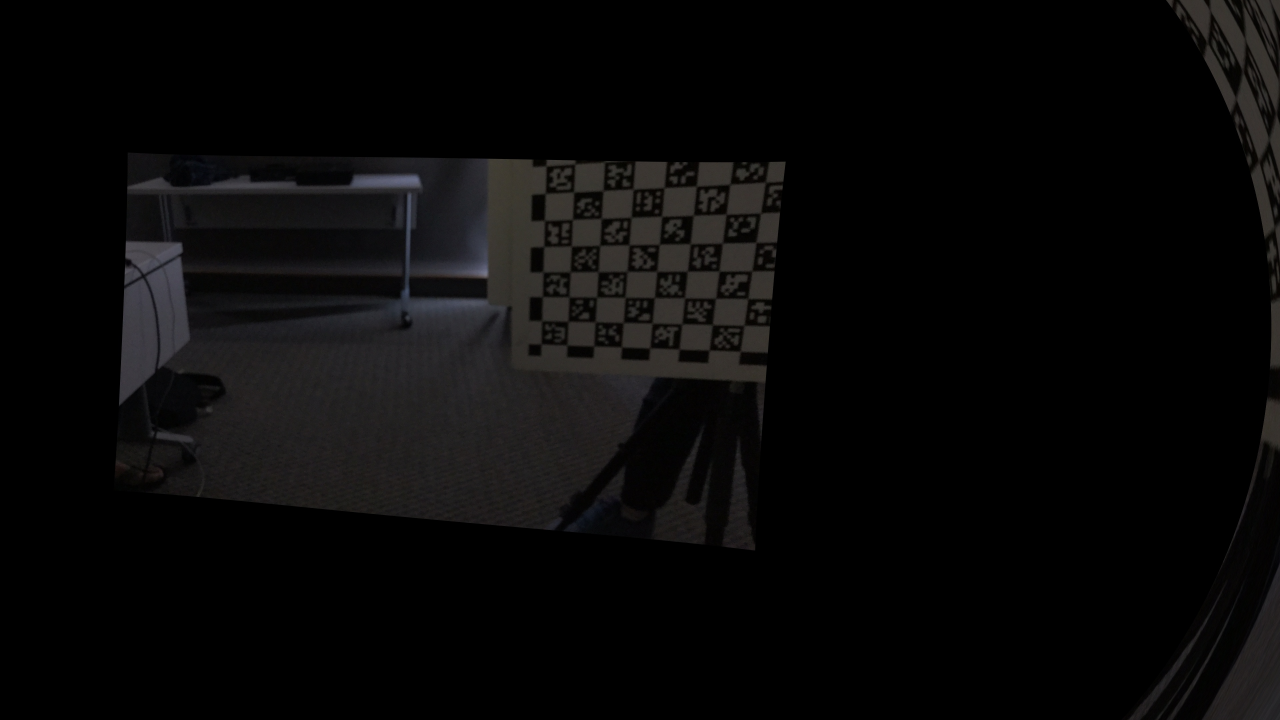
//> input picture Calibration_Real/06.12.2019/rectified images/left_rectified_0.jpg, 3840 x 2160 px (shown at 1/3 size)
$ ./imdiff '../Calibration_Real/06.12.2019/rectified images/left_rectified_0.jpg' '../Calibration_Real/06.12.2019/rectified images/left_rectified_3.jpg'   (built with g++ and OpenCV 4)
//> lines starting //> are read from the running program, lines starting //| are printed output that depends on the picture
/* imdiff.cpp - visual alignment of two images
 *
 * imdiff.cpp is a useful program that can be used for visual alignment of two images.
 * It is useful especially when comparing rectified stereo images.
 *
 */

#include <stdio.h>
#include "opencv2/opencv.hpp"

using namespace cv;
using namespace std;

Mat im0, im1;
Mat im1t; // transformed image 1
Mat imd; // "difference" image
const char *win = "imdiff";
float dx = 26;
int dxval = dx+20;
float dy = 0;
float startx = 9999;
float starty = 9999;

void imdiff()
{
    float s = 1;
    Mat T1 = (Mat_<float>(2,3) << s, 0, dx, 0, s, dy);
    warpAffine(im1, im1t, T1, im1.size());
    addWeighted(im0, 1, im1t, -1, 128, imd);
    char txt[100];
    sprintf(txt, "dx=%g  dy=%g", dx, dy);
    putText(imd, txt, Point(5, 10), FONT_HERSHEY_PLAIN, 0.8, Scalar(255, 255, 255));
    imshow(win, imd);
}

void changedx(int, void *)
{
    dx = dxval-20;
    imdiff();
}

static void onMouse( int event, int x, int y, int, void* )
{
    //printf("x=%d y=%d    ", x, y);
    //printf("dx=%g dy=%g\n", dx, dy);
    if (event == CV_EVENT_LBUTTONDOWN) {
	startx = x-dx;
	starty = y-dy;
    } else if (event == CV_EVENT_LBUTTONUP) {
	startx = 9999;
	starty = 9999;
	printf("calling imdiff: dx=%g dy=%g\n", dx, dy);
	waitKey(1);
	imdiff();
    } else if (event == CV_EVENT_MOUSEMOVE && startx < 9999) {
	dx = x - startx;
	dy = y - starty;
	imdiff();
    }
}

void help() {
  printf("j l - left right\n");
  printf(", . - left right small step\n");
  printf("i k - up down small step\n");
  printf("a s - original left right images");
  printf("space - reset dx, dy\n");
  printf("ESC, q - quit\n");
}

int main(int argc, char ** argv)
{
    if (argc < 3) {
	fprintf(stderr, "usage: %s im1 im2\n", argv[0]);
	exit(1);
    }

    im0 = imread(argv[1], 1);
//> im0 is the input picture: 2160 rows x 3840 cols, CV_8UC3; mean B, G, R 8.4, 8.4, 8.9
    if (!im0.data) {
	fprintf(stderr, "cannot read image %s\n", argv[1]);
	exit(1);
    }
    im1 = imread(argv[2], 1);
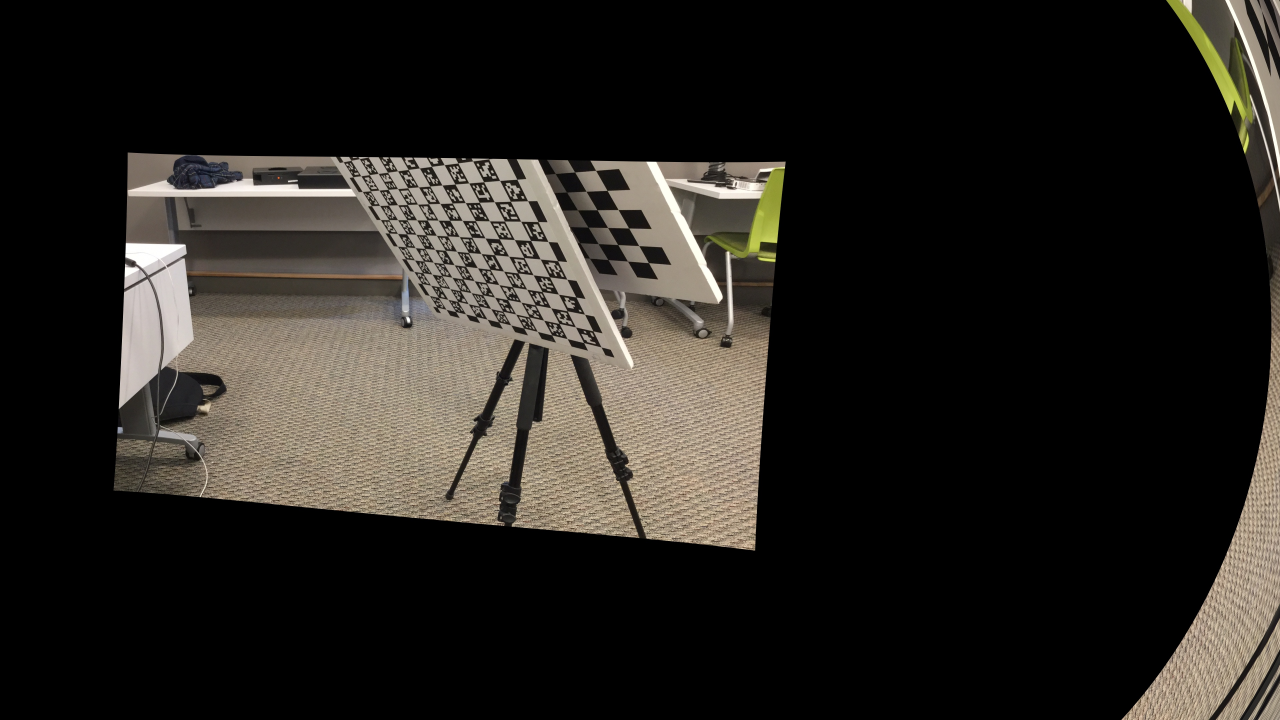
//> input picture Calibration_Real/06.12.2019/rectified images/left_rectified_3.jpg, 3840 x 2160 px (shown at 1/3 size)
//> im1 is the input picture: 2160 rows x 3840 cols, CV_8UC3; mean B, G, R 31.3, 35.7, 38.8
    if (!im1.data) {
	fprintf(stderr, "cannot read image %s\n", argv[2]);
	exit(1);
    }

    // convert to gray
    //cvtColor(im0, im0bw, CV_RGB2GRAY );
    //cvtColor(im1, im1bw, CV_RGB2GRAY );

    namedWindow(win, CV_WINDOW_AUTOSIZE);
    createTrackbar("dx", win, &dxval, 100, changedx);
    setMouseCallback(win, onMouse);
    imdiff();
//> in imdiff, `warpAffine(im1, im1t, T1, im1.size());`:
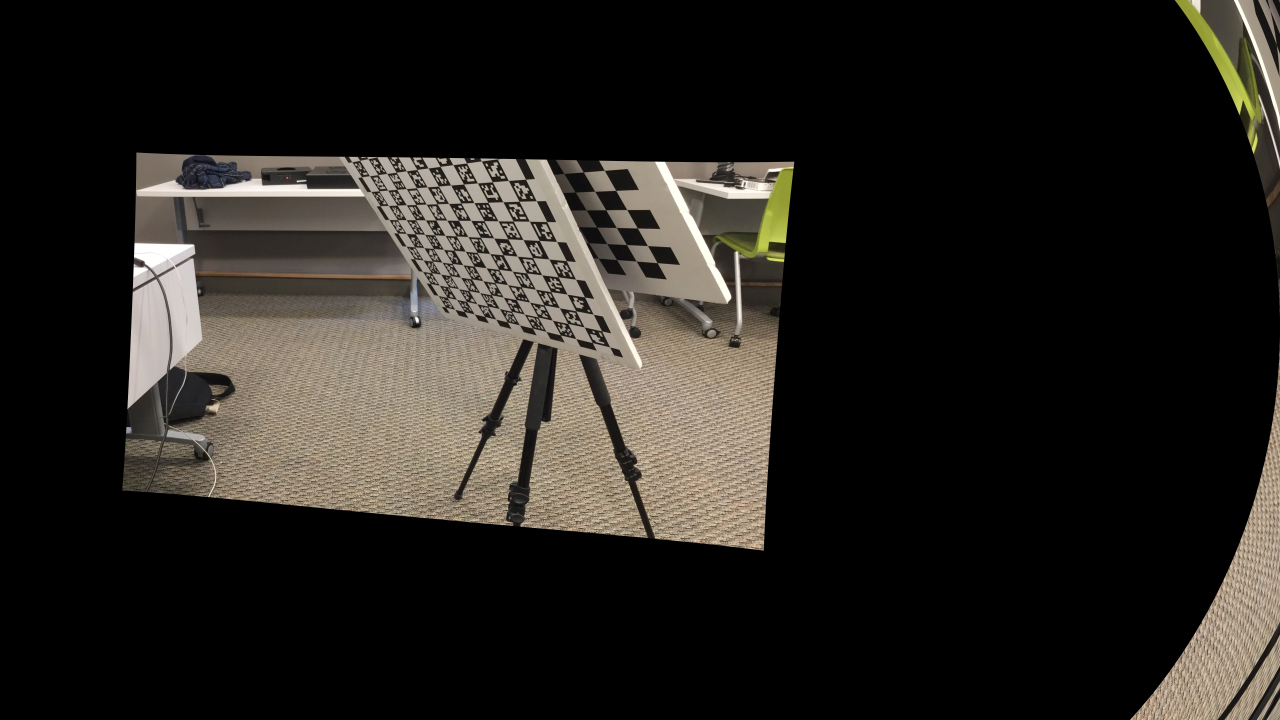
//> im1t: 2160 rows x 3840 cols, CV_8UC3 (shown at 1/3 size); mean B, G, R 30.6, 34.9, 37.9
//> in imdiff, `addWeighted(im0, 1, im1t, -1, 128, imd);`:
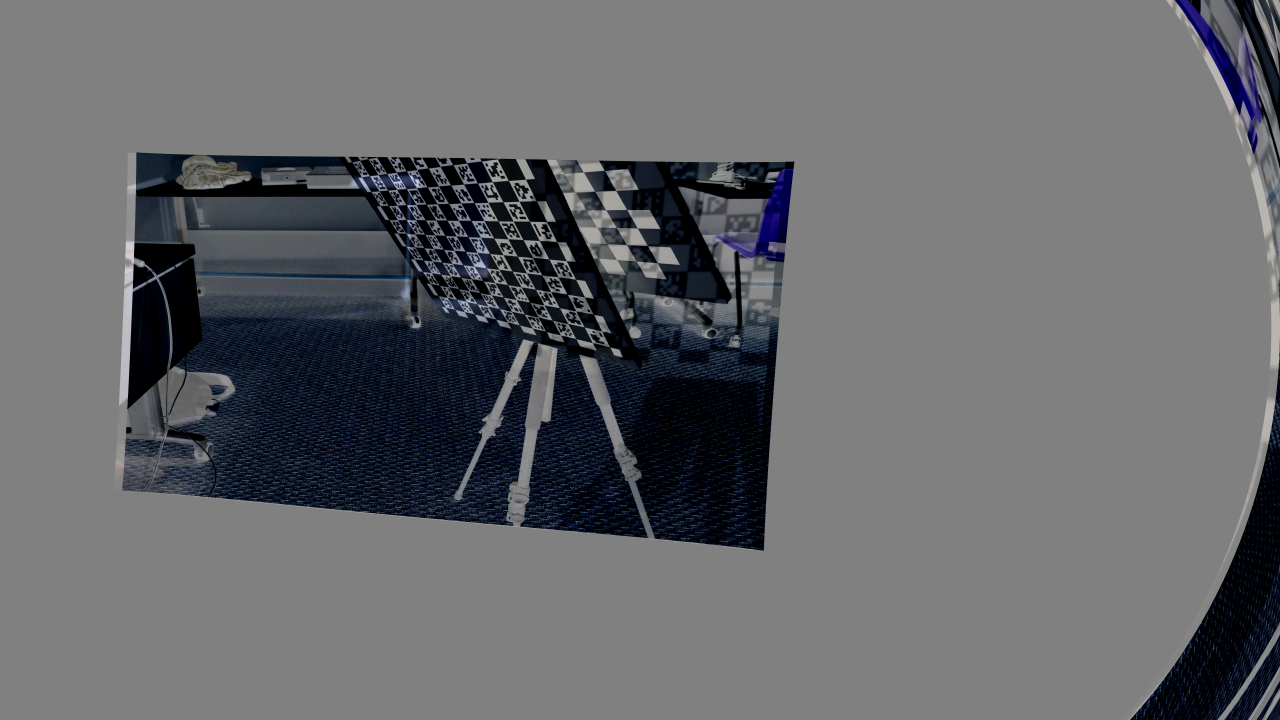
//> imd: 2160 rows x 3840 cols, CV_8UC3 (shown at 1/3 size); mean B, G, R 106.9, 103.8, 102.3

    float step = 0.25;
    while(1) {
	int c = waitKey(0);
//> the 'q' key is pressed
	switch(c) {
	case 27:// ESC
	case 'q':
	    return 0;
//> (the program exits here)
